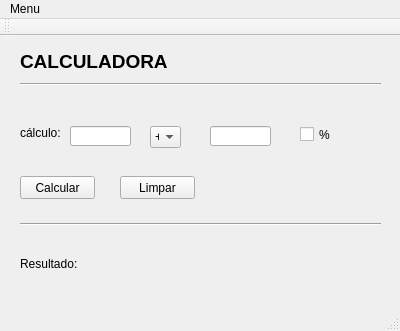
<?xml version="1.0" encoding="UTF-8"?>
<ui version="4.0">
 <class>MainWindow</class>
 <widget class="QMainWindow" name="MainWindow">
  <property name="geometry">
   <rect>
    <x>0</x>
    <y>0</y>
    <width>400</width>
    <height>331</height>
   </rect>
  </property>
  <property name="windowTitle">
   <string>MainWindow</string>
  </property>
  <widget class="QWidget" name="centralWidget">
   <widget class="QLabel" name="calculadora">
    <property name="geometry">
     <rect>
      <x>20</x>
      <y>10</y>
      <width>151</width>
      <height>31</height>
     </rect>
    </property>
    <property name="text">
     <string>&lt;!DOCTYPE HTML PUBLIC &quot;-//W3C//DTD HTML 4.0//EN&quot; &quot;http://www.w3.org/TR/REC-html40/strict.dtd&quot;&gt;
&lt;html&gt;&lt;head&gt;&lt;meta name=&quot;qrichtext&quot; content=&quot;1&quot; /&gt;&lt;style type=&quot;text/css&quot;&gt;
p, li { white-space: pre-wrap; }
&lt;/style&gt;&lt;/head&gt;&lt;body style=&quot; font-family:'MS Shell Dlg 2'; font-size:8.25pt; font-weight:400; font-style:normal;&quot;&gt;
&lt;p style=&quot; margin-top:0px; margin-bottom:0px; margin-left:0px; margin-right:0px; -qt-block-indent:0; text-indent:0px;&quot;&gt;&lt;span style=&quot; font-size:14pt; font-weight:600;&quot;&gt;CALCULADORA&lt;/span&gt;&lt;/p&gt;&lt;/body&gt;&lt;/html&gt;</string>
    </property>
   </widget>
   <widget class="Line" name="line">
    <property name="geometry">
     <rect>
      <x>20</x>
      <y>40</y>
      <width>361</width>
      <height>16</height>
     </rect>
    </property>
    <property name="orientation">
     <enum>Qt::Horizontal</enum>
    </property>
   </widget>
   <widget class="QLabel" name="calculo">
    <property name="geometry">
     <rect>
      <x>20</x>
      <y>90</y>
      <width>46</width>
      <height>13</height>
     </rect>
    </property>
    <property name="text">
     <string>cálculo:</string>
    </property>
   </widget>
   <widget class="QLineEdit" name="Edit_num1">
    <property name="geometry">
     <rect>
      <x>70</x>
      <y>90</y>
      <width>61</width>
      <height>20</height>
     </rect>
    </property>
   </widget>
   <widget class="QLineEdit" name="Edit_num2">
    <property name="geometry">
     <rect>
      <x>210</x>
      <y>90</y>
      <width>61</width>
      <height>20</height>
     </rect>
    </property>
   </widget>
   <widget class="QComboBox" name="tipo">
    <property name="geometry">
     <rect>
      <x>150</x>
      <y>90</y>
      <width>31</width>
      <height>22</height>
     </rect>
    </property>
    <item>
     <property name="text">
      <string>+</string>
     </property>
    </item>
    <item>
     <property name="text">
      <string>-</string>
     </property>
    </item>
    <item>
     <property name="text">
      <string>*</string>
     </property>
    </item>
    <item>
     <property name="text">
      <string>/</string>
     </property>
    </item>
   </widget>
   <widget class="QPushButton" name="pushButton">
    <property name="geometry">
     <rect>
      <x>20</x>
      <y>140</y>
      <width>75</width>
      <height>23</height>
     </rect>
    </property>
    <property name="text">
     <string>Calcular</string>
    </property>
   </widget>
   <widget class="Line" name="line_2">
    <property name="geometry">
     <rect>
      <x>20</x>
      <y>180</y>
      <width>361</width>
      <height>16</height>
     </rect>
    </property>
    <property name="orientation">
     <enum>Qt::Horizontal</enum>
    </property>
   </widget>
   <widget class="QLabel" name="label">
    <property name="geometry">
     <rect>
      <x>20</x>
      <y>220</y>
      <width>61</width>
      <height>16</height>
     </rect>
    </property>
    <property name="text">
     <string>Resultado: </string>
    </property>
   </widget>
   <widget class="QLabel" name="Resultado">
    <property name="geometry">
     <rect>
      <x>76</x>
      <y>220</y>
      <width>141</width>
      <height>16</height>
     </rect>
    </property>
    <property name="cursor">
     <cursorShape>ArrowCursor</cursorShape>
    </property>
    <property name="mouseTracking">
     <bool>false</bool>
    </property>
    <property name="text">
     <string/>
    </property>
   </widget>
   <widget class="QPushButton" name="pushButton_2">
    <property name="geometry">
     <rect>
      <x>120</x>
      <y>140</y>
      <width>75</width>
      <height>23</height>
     </rect>
    </property>
    <property name="text">
     <string>Limpar</string>
    </property>
   </widget>
   <widget class="QCheckBox" name="percent">
    <property name="geometry">
     <rect>
      <x>300</x>
      <y>90</y>
      <width>41</width>
      <height>17</height>
     </rect>
    </property>
    <property name="text">
     <string>%</string>
    </property>
   </widget>
   <widget class="QLabel" name="label_2">
    <property name="geometry">
     <rect>
      <x>270</x>
      <y>90</y>
      <width>16</width>
      <height>16</height>
     </rect>
    </property>
    <property name="text">
     <string/>
    </property>
   </widget>
  </widget>
  <widget class="QMenuBar" name="menuBar">
   <property name="geometry">
    <rect>
     <x>0</x>
     <y>0</y>
     <width>400</width>
     <height>21</height>
    </rect>
   </property>
   <widget class="QMenu" name="menuMenu">
    <property name="title">
     <string>Menu</string>
    </property>
    <addaction name="actionCalcular"/>
    <addaction name="actionLimpar"/>
    <addaction name="separator"/>
    <addaction name="actionSair"/>
   </widget>
   <addaction name="menuMenu"/>
  </widget>
  <widget class="QToolBar" name="mainToolBar">
   <attribute name="toolBarArea">
    <enum>TopToolBarArea</enum>
   </attribute>
   <attribute name="toolBarBreak">
    <bool>false</bool>
   </attribute>
  </widget>
  <widget class="QStatusBar" name="statusBar"/>
  <action name="actionCalcular">
   <property name="text">
    <string>Calcular</string>
   </property>
  </action>
  <action name="actionSair">
   <property name="text">
    <string>Sair</string>
   </property>
  </action>
  <action name="actionLimpar">
   <property name="text">
    <string>Limpar</string>
   </property>
  </action>
 </widget>
 <layoutdefault spacing="6" margin="11"/>
 <resources/>
 <connections>
  <connection>
   <sender>actionCalcular</sender>
   <signal>triggered(bool)</signal>
   <receiver>pushButton</receiver>
   <slot>click()</slot>
   <hints>
    <hint type="sourcelabel">
     <x>-1</x>
     <y>-1</y>
    </hint>
    <hint type="destinationlabel">
     <x>57</x>
     <y>184</y>
    </hint>
   </hints>
  </connection>
  <connection>
   <sender>actionSair</sender>
   <signal>triggered(bool)</signal>
   <receiver>MainWindow</receiver>
   <slot>close()</slot>
   <hints>
    <hint type="sourcelabel">
     <x>-1</x>
     <y>-1</y>
    </hint>
    <hint type="destinationlabel">
     <x>199</x>
     <y>165</y>
    </hint>
   </hints>
  </connection>
  <connection>
   <sender>actionLimpar</sender>
   <signal>triggered(bool)</signal>
   <receiver>pushButton_2</receiver>
   <slot>click()</slot>
   <hints>
    <hint type="sourcelabel">
     <x>-1</x>
     <y>-1</y>
    </hint>
    <hint type="destinationlabel">
     <x>157</x>
     <y>184</y>
    </hint>
   </hints>
  </connection>
 </connections>
</ui>
